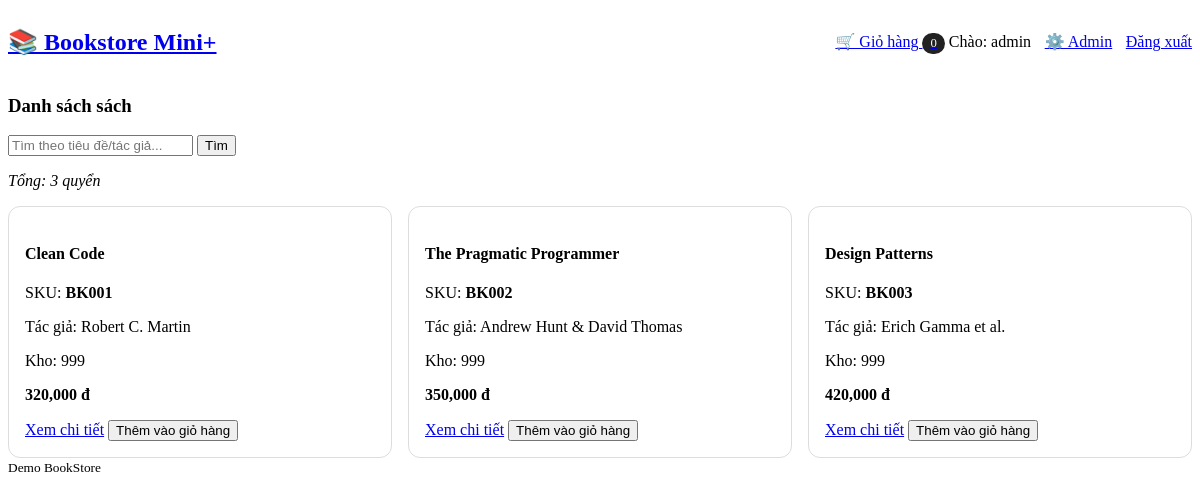
/index.php (signed in), run on the app's committed database.
### tables this page shows
CREATE TABLE books (
  id INT AUTO_INCREMENT PRIMARY KEY,
  sku VARCHAR(20) UNIQUE NULL,
  title VARCHAR(255) NOT NULL,
  author VARCHAR(255) NOT NULL,
  price DECIMAL(10,2) NOT NULL DEFAULT 0,
  stock INT NOT NULL DEFAULT 999,
  description TEXT
);

### src/BookRepository.php (called while the page is built, shortened)
<?php
class BookRepository {
  private \PDO $pdo;
  public function __construct(\PDO $pdo){ $this->pdo=$pdo; }
  public function all(int $offset=0,int $limit=20,?string $q=null): array {
    if($q){
      $stmt=$this->pdo->prepare("SELECT id,sku,title,author,price,stock FROM books WHERE title LIKE ? OR author LIKE ? OR sku LIKE ? ORDER BY id ASC LIMIT ? OFFSET ?");
      $like='%'.$q.'%'; $stmt->bindValue(1,$like); $stmt->bindValue(2,$like); $stmt->bindValue(3,$like);
      $stmt->bindValue(4,$limit,\PDO::PARAM_INT); $stmt->bindValue(5,$offset,\PDO::PARAM_INT); $stmt->execute();
    } else {
      $stmt=$this->pdo->prepare("SELECT id,sku,title,author,price,stock FROM books ORDER BY id ASC LIMIT ? OFFSET ?");
      $stmt->bindValue(1,$limit,\PDO::PARAM_INT); $stmt->bindValue(2,$offset,\PDO::PARAM_INT); $stmt->execute();
    }
    return $stmt->fetchAll();
  }
  public function countAll(?string $q=null): int {
    if($q){ $s=$this->pdo->prepare("SELECT COUNT(*) c FROM books WHERE title LIKE ? OR author LIKE ? OR sku LIKE ?");
            $like='%'.$q.'%'; $s->execute([$like,$like,$like]); }
    else { $s=$this->pdo->query("SELECT COUNT(*) c FROM books"); }
    return (int)($s->fetch()['c']??0);
  }
}

### src/Paginator.php (called while the page is built, shortened)
<?php
class Paginator {
  public static function meta(int $total,int $page,int $perPage): array {
    $pages = max(1, (int)ceil($total / max(1,$perPage)));
    $page = max(1, min($page, $pages));
    $offset = ($page - 1) * $perPage;
    return ['pages'=>$pages,'page'=>$page,'perPage'=>$perPage,'offset'=>$offset];
  }
}

### public/index.php (the view, shortened to what this page needs)
<?php
$pdo = Database::getConnection();
$repo = new BookRepository($pdo);
$q = isset($_GET['q']) ? trim($_GET['q']) : null;
$page = isset($_GET['page']) ? max(1,(int)$_GET['page']) : 1;
$perPage = 6;
$total = $repo->countAll($q);
$pg = Paginator::meta($total, $page, $perPage);
$books = $repo->all($pg['offset'], $pg['perPage'], $q);
?>
<h3>Danh sách sách</h3>
<form method="get">
  <input name="q" placeholder="Tìm theo tiêu đề/tác giả..." value="<?= htmlspecialchars($q ?? '') ?>">
  <button>Tìm</button>
</form>
<p><em>Tổng: <?= $total ?> quyển</em></p>
<div class="grid">
<?php foreach ($books as $b): ?>
  <article class="card" id="card_<?= (int)$b['id'] ?>">
    <h4><?= htmlspecialchars($b['title']) ?></h4>
    <p>SKU: <strong><?= htmlspecialchars($b['sku'] ?? '') ?></strong></p>
    <p>Tác giả: <?= htmlspecialchars($b['author']) ?></p>
    <p>Kho: <?= (int)$b['stock'] ?></p>
    <p><strong><?= number_format($b['price'],0) ?> đ</strong></p>
    <a href="/book.php?id=<?= (int)$b['id'] ?>">Xem chi tiết</a>
    <form class="inline" method="post" action="/cart_add.php">
      <button aria-label="Thêm <?= htmlspecialchars($b['title']) ?> vào giỏ">Thêm vào giỏ hàng</button>
    </form>
  </article>
<?php endforeach; ?>
</div>
<?php
include __DIR__ . '/_layout.php';

### public/_layout.php (style rules this page uses)
.grid { display:grid;grid-template-columns:repeat(auto-fit,minmax(220px,1fr));gap:1rem; }
.card { border:1px solid #ddd;padding:1rem;border-radius:.75rem; }
form.inline { display:inline; }

### data on the page
books: title "Clean Code", sku "BK001", author "Robert C. Martin", stock "999", price "320,000"
books: title "The Pragmatic Programmer", sku "BK002", author "Andrew Hunt & David Thomas", stock "999", price "350,000"
books: title "Design Patterns", sku "BK003", author "Erich Gamma et al.", stock "999", price "420,000"

### other printed values
$cartCount "0"
$user['username'] "admin"
$total "3"
